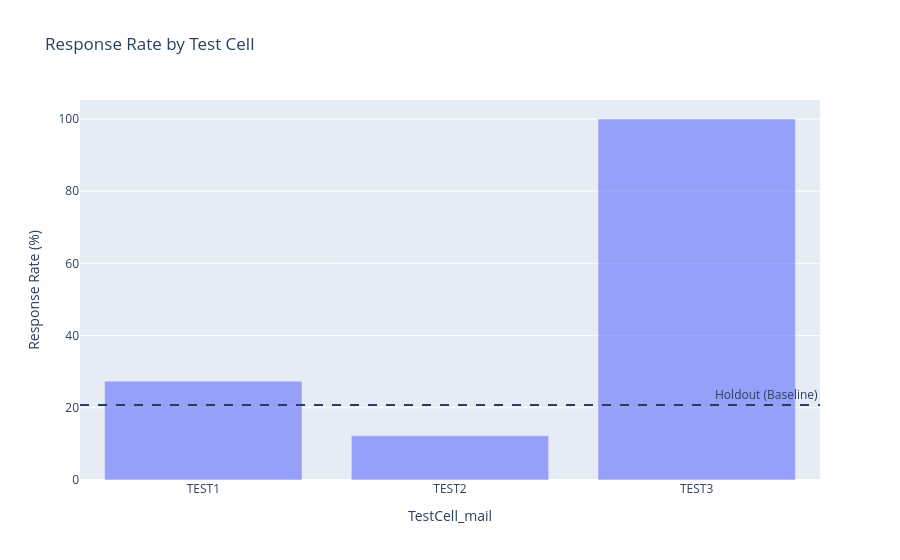

The cell this chart's notebook holds for it:
### Code cell
# Response Rate by Test Cell

fig = px.bar(percentage_mail, x=percentage_mail.index, y=percentage_mail.values, opacity=0.6, labels={'x': 'Test Cell', 'y': 'Response Rate (%)'}, title='Response Rate by Test Cell')
fig.add_hline(
    y=percentage_holdout.values[0],
    line_dash="dash",
    annotation_text="Holdout (Baseline)"
)
fig.show()

### Figure 1 — Plotly figure (JSON) as saved in the notebook; plotly's stock layout.template omitted (floating-point values rounded to 4 significant figures)
{"data": [{"hovertemplate": "TestCell_mail=%{x}<br>Response Rate (%)=%{y}<extra></extra>", "legendgroup": "", "marker": {"color": "#636efa", "opacity": 0.6, "pattern": {"shape": ""}}, "name": "", "orientation": "v", "showlegend": false, "textposition": "auto", "type": "bar", "x": ["TEST1", "TEST2", "TEST3"], "xaxis": "x", "y": [27.37, 12.24, 100.0], "yaxis": "y"}], "layout": {"annotations": [{"showarrow": false, "text": "Holdout (Baseline)", "x": 1, "xanchor": "right", "xref": "x domain", "y": 20.79, "yanchor": "bottom", "yref": "y"}], "barmode": "relative", "legend": {"tracegroupgap": 0}, "shapes": [{"line": {"dash": "dash"}, "type": "line", "x0": 0, "x1": 1, "xref": "x domain", "y0": 20.79, "y1": 20.79, "yref": "y"}], "title": {"text": "Response Rate by Test Cell"}, "xaxis": {"anchor": "y", "domain": [0, 1], "title": {"text": "TestCell_mail"}}, "yaxis": {"anchor": "x", "domain": [0, 1], "title": {"text": "Response Rate (%)"}}}}
